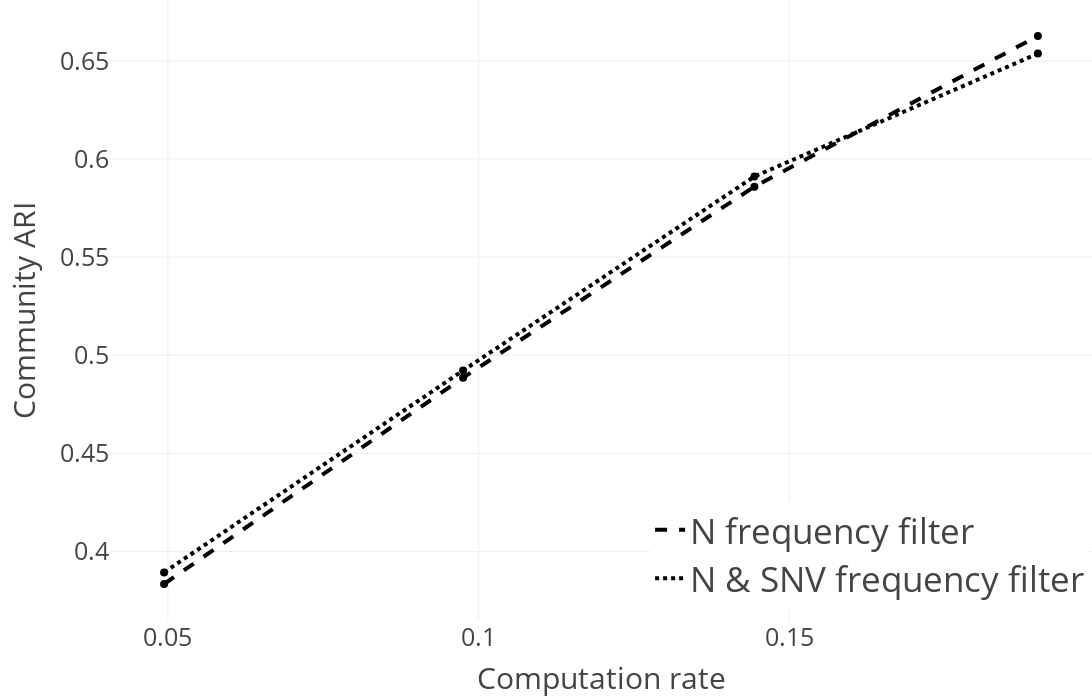

The cell this chart's notebook holds for it:
### Markdown cell above
### Community ARI for different filters and computation rates using breadth search

### Code cell
sub_fig = get_computation_rate_plot("adjusted_rand_index", breadth_search_evaluation, "Community ARI", legend=dict(
            x=0.55,
            y=0.02,
            xanchor='left',
            yanchor='bottom',
            font=dict(size=35),
        ))
sub_fig.show()

### Figure 1 — Plotly figure (JSON) as saved in the notebook; plotly's stock layout.template omitted (floating-point values rounded to 4 significant figures)
{"data": [{"line": {"color": "black", "dash": "dash", "width": 4}, "mode": "lines", "name": "N frequency filter", "type": "scatter", "x": [0.04938, 0.09751, 0.1444, 0.19], "y": [0.3834, 0.4885, 0.5859, 0.6627]}, {"marker": {"color": "black", "size": 8, "symbol": "circle"}, "mode": "markers", "showlegend": false, "text": "", "type": "scatter", "x": [0.04938], "y": [0.3834]}, {"marker": {"color": "black", "size": 8, "symbol": "circle"}, "mode": "markers", "showlegend": false, "text": "", "type": "scatter", "x": [0.09751], "y": [0.4885]}, {"marker": {"color": "black", "size": 8, "symbol": "circle"}, "mode": "markers", "showlegend": false, "text": "", "type": "scatter", "x": [0.1444], "y": [0.5859]}, {"marker": {"color": "black", "size": 8, "symbol": "circle"}, "mode": "markers", "showlegend": false, "text": "", "type": "scatter", "x": [0.19], "y": [0.6627]}, {"line": {"color": "black", "dash": "dot", "width": 4}, "mode": "lines", "name": "N & SNV frequency filter", "type": "scatter", "x": [0.04938, 0.09751, 0.1444, 0.19], "y": [0.3893, 0.4922, 0.5911, 0.6537]}, {"marker": {"color": "black", "size": 8, "symbol": "circle"}, "mode": "markers", "showlegend": false, "text": "", "type": "scatter", "x": [0.04938], "y": [0.3893]}, {"marker": {"color": "black", "size": 8, "symbol": "circle"}, "mode": "markers", "showlegend": false, "text": "", "type": "scatter", "x": [0.09751], "y": [0.4922]}, {"marker": {"color": "black", "size": 8, "symbol": "circle"}, "mode": "markers", "showlegend": false, "text": "", "type": "scatter", "x": [0.1444], "y": [0.5911]}, {"marker": {"color": "black", "size": 8, "symbol": "circle"}, "mode": "markers", "showlegend": false, "text": "", "type": "scatter", "x": [0.19], "y": [0.6537]}], "layout": {"font": {"size": 25}, "height": 700, "legend": {"font": {"size": 35}, "x": 0.55, "xanchor": "left", "y": 0.02, "yanchor": "bottom"}, "margin": {"b": 80, "l": 110, "r": 0, "t": 0}, "width": 1200, "xaxis": {"autorange": true, "range": [0.04076, 0.1986], "tickmode": "array", "tickvals": [0.05, 0.1, 0.15, 0.2], "title": {"text": "Computation rate"}, "type": "linear"}, "yaxis": {"autorange": true, "range": [0.3651, 0.681], "title": {"text": "Community ARI"}, "type": "linear"}}}
